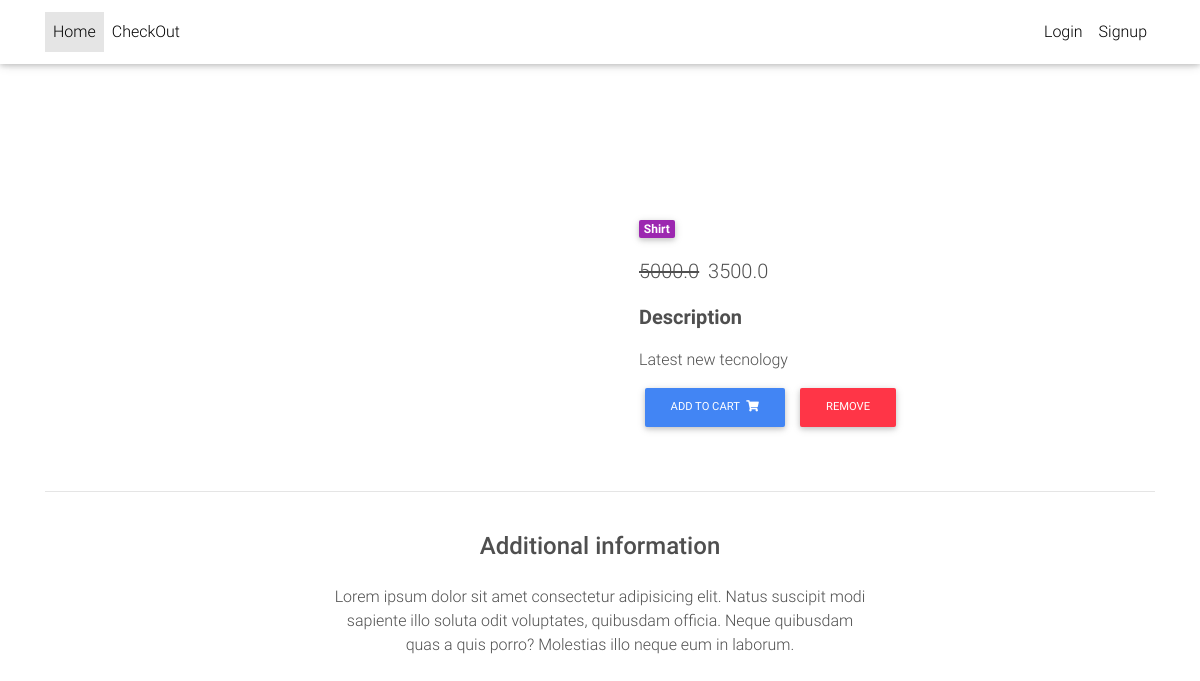
The page /product/test-product-2/ on the database its author committed.
### core/models.py (models this page shows, shortened)
class Items(models.Model):
    title=models.CharField(max_length=100);
    price=models.FloatField();
    discount_price=models.FloatField(blank=True,null=True);
    category=models.CharField(choices=CATEGRIES_CHOICES,max_length=2);
    label=models.CharField(choices=LABEL_CHOICES,max_length=1);
    slug=models.SlugField();
    description=models.TextField(default="Latest new tecnology");
    def get_add_to_cart_url(self):
        return reverse("core:add-to-cart",kwargs={
            'slug':self.slug
        })
    def get_remove_from_cart_url(self):
        return reverse("core:remove-from-cart",kwargs={
            'slug':self.slug
        })

### core/views.py (the view)
# urls.py: path('product/<slug>/', ItemDetailView.as_view(), name='product'),
class ItemDetailView(DetailView):
    model=Items
    template_name="product.html"

### templates/product.html (shortened to what this page needs)
{% load static %}
{% include "base.html" %}
<!DOCTYPE html>
<html lang="en">
<body>
  <main class="mt-5 pt-4">
    <div class="container dark-grey-text mt-5">
      <div class="row wow fadeIn">
        <div class="col-md-6 mb-4">
        </div>
        <div class="col-md-6 mb-4">
          <div class="p-4">
            <div class="mb-3">
              <a href="">
                <span class="badge purple mr-1">{{ object.get_category_display}}</span>
              </a>
            </div>
            <p class="lead">
              {% if object.discount_price %}
              <span class="mr-1">
                <del>{{ object.price }}</del>
              </span>
              <span>{{ object.discount_price }}</span>
              {% else %}
              <span>{{ object.price }}</span>
              {% endif %}
            </p>
            <p class="lead font-weight-bold">Description</p>
            <p>{{ object.description }}</p>
            <a href="{{ object.get_add_to_cart_url }}" class="btn btn-primary btn-md my-0 p">Add to cart
              <i class="fas fa-shopping-cart ml-1"></i>
            </a>
            <a href="{{ object.get_remove_from_cart_url }}" class="btn btn-danger btn-md my-0 p">Remove
            </a>
          </div>
        </div>
      </div>
      <hr>
      <div class="row d-flex justify-content-center wow fadeIn">
        <div class="col-md-6 text-center">
          <h4 class="my-4 h4">Additional information</h4>
          <p>Lorem ipsum dolor sit amet consectetur adipisicing elit. Natus suscipit modi sapiente illo soluta odit
            voluptates,
            quibusdam officia. Neque quibusdam quas a quis porro? Molestias illo neque eum in laborum.</p>
        </div>
      </div>
      <div class="row wow fadeIn">
        <div class="col-lg-4 col-md-12 mb-4">
        </div>
        <div class="col-lg-4 col-md-6 mb-4">
        </div>
        <div class="col-lg-4 col-md-6 mb-4">
        </div>
      </div>
    </div>
  </main>
</body>
</html>

### templates/base.html (style rules this page uses)
html, body, header, .carousel { height: 60vh; }

### rows shown on the page
Items: category "Shirt", price "5000.0", discount_price "3500.0", description "Latest new tecnology"
